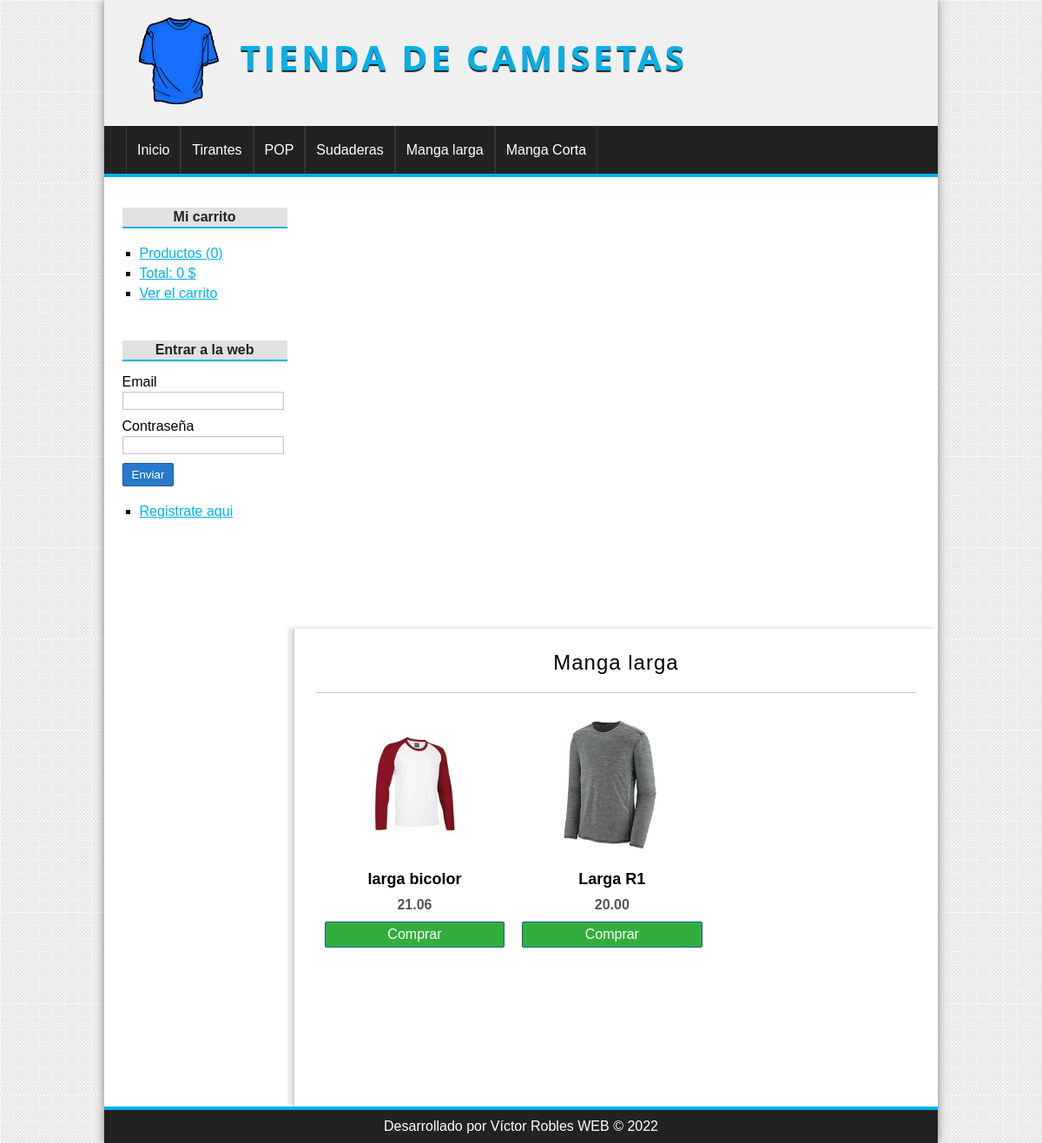
/Camisetas/categoria/ver&id=3, run on the app's committed database.
### tables this page shows
CREATE TABLE `categorias` (
  `id` int NOT NULL,
  `nombre` varchar(100) NOT NULL
);

CREATE TABLE `productos` (
  `id` int NOT NULL,
  `categoria_id` int NOT NULL,
  `nombre` varchar(100) NOT NULL,
  `descripcion` text,
  `precio` float(100,2) NOT NULL,
  `stock` int NOT NULL,
  `oferta` varchar(2) DEFAULT NULL,
  `fecha` date NOT NULL,
  `imagen` varchar(255) DEFAULT NULL
);

### Camisetas/config/db.php (called while the page is built)
<?php
class Database{
	public static function connect(){
		$db = new mysqli('localhost', 'root', '', 'tienda_master');
		$db->query("SET NAMES 'utf8'");
		return $db;
	}
}

### Camisetas/helpers/Utils.php (called while the page is built, shortened)
<?php
class Utils{
	public static function showCategorias(){
		require_once 'models/Categoria.php';
		$categoria = new Categoria();
		$categorias = $categoria->getAll();
		return $categorias;
	}
}

### Camisetas/models/Categoria.php (called while the page is built, shortened)
<?php
class Categoria{
	private $id;
	private $db;
	public function __construct() {
		$this->db = Database::connect();
	}
	function getId() {
		return $this->id;
	}
	function setId($id) {
		$this->id = $id;
	}
	public function getAll(){
		$categorias = $this->db->query("SELECT * FROM categorias ORDER BY id DESC;");
		return $categorias;
	}
	public function getOne(){
		$categoria = $this->db->query("SELECT * FROM categorias WHERE id={$this->getId()}");
		return $categoria->fetch_object();
	}
}

### Camisetas/controllers/CategoriaController.php (called while the page is built, shortened)
<?php
require_once 'models/Categoria.php';
require_once 'models/Producto.php';
class categoriaController{
	public function ver(){
		if(isset($_GET['id'])){
			$id = $_GET['id'];
			$categoria = new Categoria();
			$categoria->setId($id);
			$categoria = $categoria->getOne();
			$producto = new Producto();
			$producto->setCategoria_id($id);
			$productos = $producto->getAllCategory();
		}
		require_once 'views/categoria/ver.php';
	}
}

### Camisetas/models/Producto.php (called while the page is built, shortened)
<?php
class Producto{
	private $categoria_id;
	private $db;
	public function __construct() {
		$this->db = Database::connect();
	}
	function getCategoria_id() {
		return $this->categoria_id;
	}
	function setCategoria_id($categoria_id) {
		$this->categoria_id = $categoria_id;
	}
	public function getAllCategory(){
		$sql = "SELECT p.*, c.nombre AS 'catnombre' FROM productos p "
				. "INNER JOIN categorias c ON c.id = p.categoria_id "
				. "WHERE p.categoria_id = {$this->getCategoria_id()} "
				. "ORDER BY id DESC";
		$productos = $this->db->query($sql);
		return $productos;
	}
}

### Camisetas/views/categoria/ver.php (the view)
<?php if (isset($categoria)): ?>
	<h1><?= $categoria->nombre ?></h1>
	<?php if ($productos->num_rows == 0): ?>
		<p>No hay productos para mostrar</p>
	<?php else: ?>
		<?php while ($product = $productos->fetch_object()): ?>
			<div class="product">
				<a href="<?= base_url ?>producto/ver&id=<?= $product->id ?>">
					<?php if ($product->imagen != null): ?>
						<img src="<?= base_url ?>uploads/images/<?= $product->imagen ?>" />
					<?php else: ?>
						<img src="<?= base_url ?>assets/img/camiseta.png" />
					<?php endif; ?>
					<h2><?= $product->nombre ?></h2>
				</a>
				<p><?= $product->precio ?></p>
				<a href="<?=base_url?>carrito/add&id=<?=$product->id?>" class="button">Comprar</a>
			</div>
		<?php endwhile; ?>
	<?php endif; ?>
<?php else: ?>
	<h1>La categoría no existe</h1>
<?php endif; ?>

### Camisetas/views/layout/header.php (shortened to what this page needs)
<!DOCTYPE HTML>
<html lang="es">
	<head>
		<link rel="stylesheet" href="<?=base_url?>assets/css/styles.css" />
	</head>
	<body>
		<div id="container">
			<header id="header">
				<div id="logo">
					<img src="<?=base_url?>assets/img/camiseta.png" alt="Camiseta Logo" />
					<a href="<?=base_url?>">
						Tienda de camisetas
					</a>
				</div>
			</header>
			<?php $categorias = Utils::showCategorias(); ?>
			<nav id="menu">
				<ul>
					<li>
						<a href="<?=base_url?>">Inicio</a>
					</li>
					<?php while($cat = $categorias->fetch_object()): ?>
						<li>
							<a href="<?=base_url?>categoria/ver&id=<?=$cat->id?>"><?=$cat->nombre?></a>
						</li>
					<?php endwhile; ?>
				</ul>
			</nav>
			<div id="content">

### Camisetas/assets/css/styles.css (style rules this page uses)
* { padding: 0px; margin: 0px; font-family: sans-serif, Helvetica, Arial; }
body { background: url(../img/bg.png); }
a { color: #01B1EA; }
#container { width: 80%; margin: 0px auto; box-shadow: 0px 0px 10px gray; background: white; }
#header { height: 145px; background: #F0F0F0; }
#logo { padding: 20px; margin-left: 20px; float:left; }
#logo img { float:left; height: 100px; }
#logo a { float:left; font-size: 40px; letter-spacing: 4px; font-family: 'Open Sans', Helvetica, Arial; text-transform: uppercase; color: #01B1EA; font-weight: bold; text-decoration: none; margin-top: 18px; margin-left: 25px; text-shadow: 0px 2px 1px #222222; transition: all 300ms; }
#menu { clear:both; background: #222; color: white; height: 55px; border-bottom: 4px solid #01B1EA; }
#menu ul { list-style: none; text-decoration: none; margin: 0px auto; margin-left: 25px; }
#menu ul li { line-height: 55px; float:left; border-right: 1px solid #363636; }
#menu a { display: block; color: white; text-decoration: none; padding-left: 12px; padding-right: 12px; transition: all 300ms; }
#menu a:first-child { border-left: 1px solid #363636; }
#content { margin: 0px auto; overflow: hidden; background: white; }
input[type="button"], input[type="submit"], button, .button { display: block; border-radius: 2px; width: auto; padding: 5px; padding-left: 10px; padding-right: 10px; color: white; background: #2979CD; border: 1px solid #11608E; cursor:pointer; }
.button { background: #33AE3D; color: white !important; text-decoration: none; }
#central h1 { font-size: 24px; font-weight: normal; letter-spacing: 1px; text-align: center; border-bottom: 1px solid #ccc; margin-bottom: 20px; padding: 20px; padding-top: 0px; }
.product { width: 30%; float:left; margin-left: 10px; margin-right: 10px; margin-bottom: 30px; text-align: center; }
.product a { color:black; text-decoration: none; }
.product img { height:170px; margin-bottom: 10px; }
.product h2 { font-size: 18px; margin-bottom: 10px; }
.product p { font-weight: bold; color: #555; margin-bottom: 10px; }

### data on the page
categorias: nombre "Tirantes"
categorias: nombre "POP"
categorias: nombre "Sudaderas"
categorias: nombre "Manga larga"
categorias: nombre "Manga Corta"
productos: imagen (picture), nombre "larga bicolor", precio "21.06"
productos: imagen (picture), nombre "Larga R1", precio "20.00"

### other printed values
$stats['count'] "0"
$stats['total'] "0"
